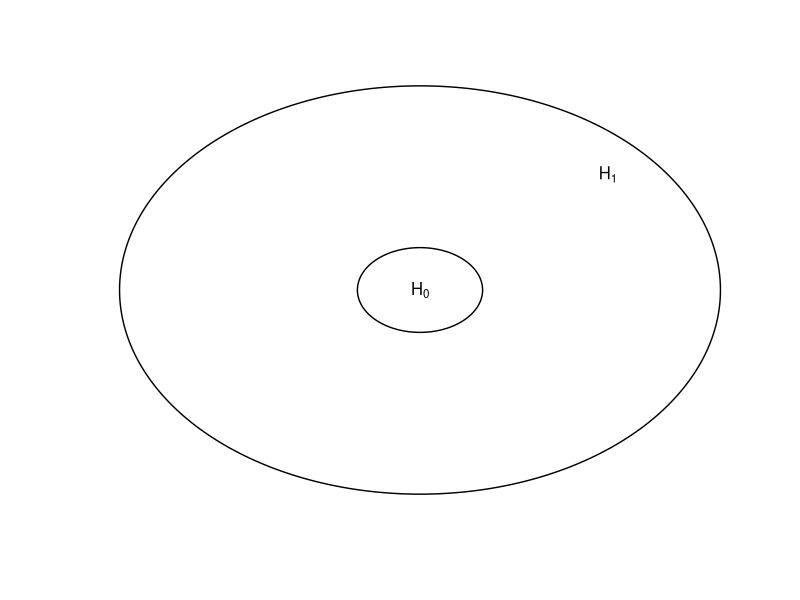
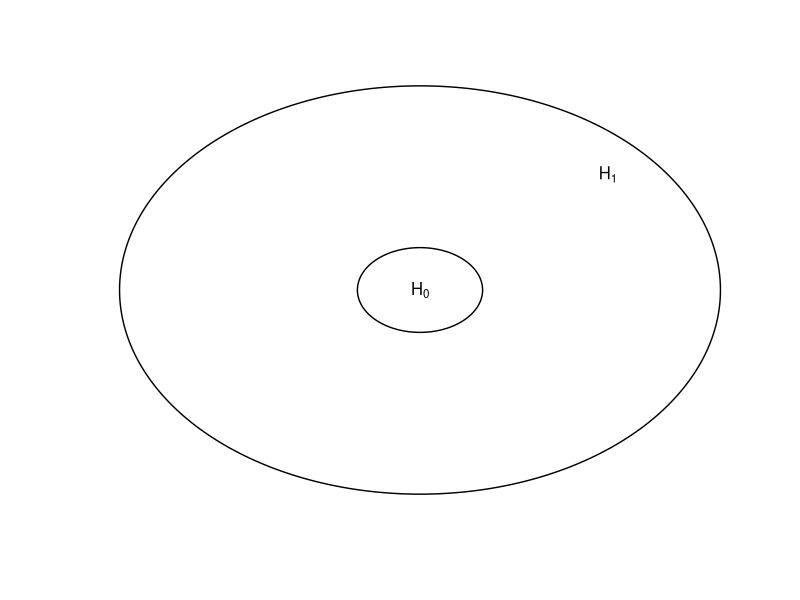
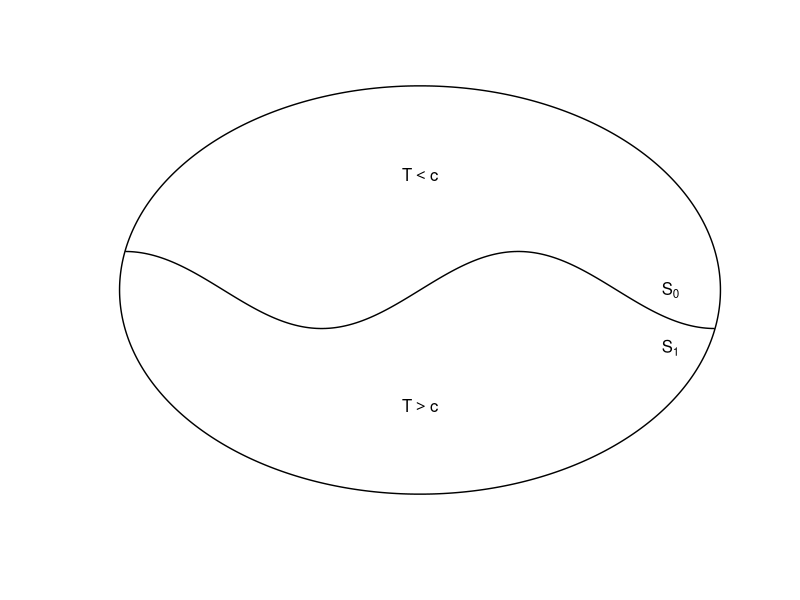
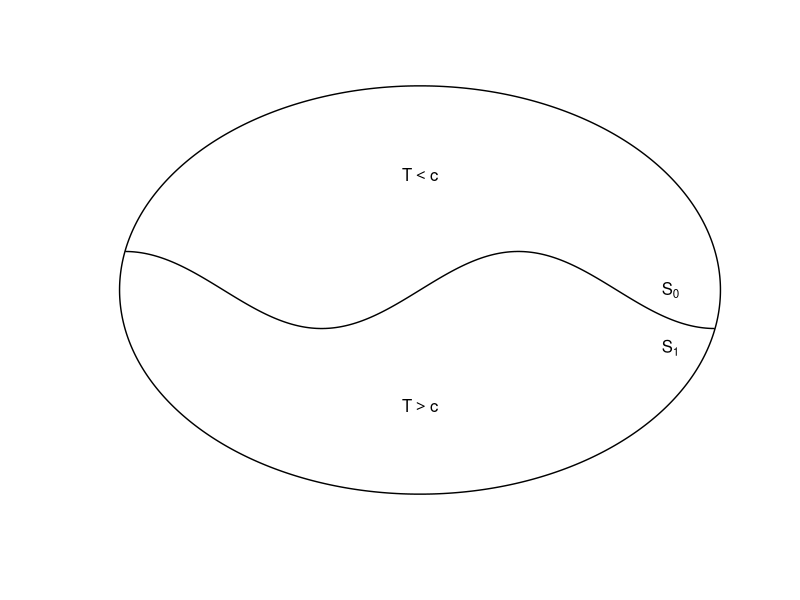

Recreate these plots in R, in order.
######################################
### This file generates Figure 9.1
### Hypothesis Sets
######################################
### Uses package spatstat
#########################################

library(spatstat)

wd <- 1.4

pdf("HANSEN9-1a.pdf",family="Helvetica",colormodel='cmyk',width=4.5,height=4.5)
plot.new()
plot.window(c(-5,5),c(-5,5))
W1 <- ellipse(a=1,b=1.1,centre=c(0,0),phi=0,npoly=1024)
W2 <- ellipse(a=4.8,b=5.3,centre=c(0,0),phi=0,npoly=1024)
plot(W1,add=TRUE,lwd=wd)
plot(W2,add=TRUE,lwd=wd)
text(0,0,expression(H[0]),cex=1)
text(3,3,expression(H[1]),cex=1)
dev.off()

postscript("HANSEN9-1a.eps",paper="special",width=4.5,height=4.5,horizontal=FALSE,onefile=FALSE,family="Helvetica",colormodel='cmyk')
plot.new()
plot.window(c(-5,5),c(-5,5))
W1 <- ellipse(a=1,b=1.1,centre=c(0,0),phi=0,npoly=1024)
W2 <- ellipse(a=4.8,b=5.3,centre=c(0,0),phi=0,npoly=1024)
plot(W1,add=TRUE,lwd=wd)
plot(W2,add=TRUE,lwd=wd)
text(0,0,expression(H[0]),cex=1)
text(3,3,expression(H[1]),cex=1)
dev.off()

pdf("HANSEN9-1b.pdf",family="Helvetica",colormodel='cmyk',width=4.5,height=4.5)
plot.new()
plot.window(c(-5,5),c(-5,5))
W2 <- ellipse(a=4.8,b=5.3,centre=c(0,0),phi=0,npoly=1024)
plot(W2,add=TRUE,lwd=wd)
x <- seq(-4.7,4.7,.01)
y <- sin(x)
lines(x,y,lty=1,lwd=wd)
text(0,3,expression(T<c),cex=1)
text(0,-3,expression(T>c),cex=1)
text(4,0,expression(S[0]),cex=1)
text(4,-1.5,expression(S[1]),cex=1)
dev.off()

postscript("HANSEN9-1b.eps",paper="special",width=4.5,height=4.5,horizontal=FALSE,onefile=FALSE,family="Helvetica",colormodel='cmyk')
plot.new()
plot.window(c(-5,5),c(-5,5))
W2 <- ellipse(a=4.8,b=5.3,centre=c(0,0),phi=0,npoly=1024)
plot(W2,add=TRUE,lwd=wd)
x <- seq(-4.7,4.7,.01)
y <- sin(x)
lines(x,y,lty=1,lwd=wd)
text(0,3,expression(T<c),cex=1)
text(0,-3,expression(T>c),cex=1)
text(4,0,expression(S[0]),cex=1)
text(4,-1.5,expression(S[1]),cex=1)
dev.off()
